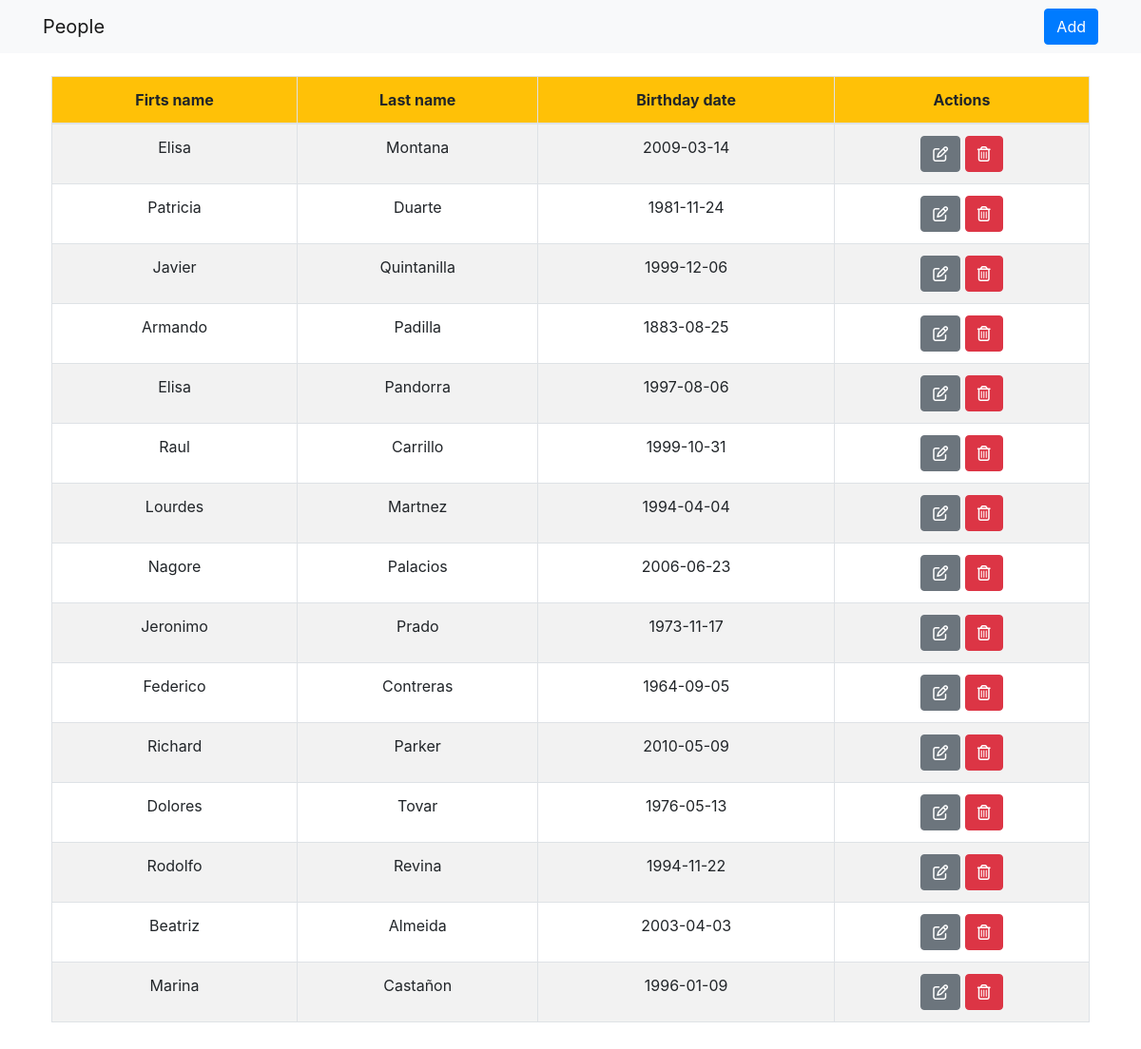
The page / on the database its author committed.
### tables this page shows
CREATE TABLE `information` (
  `id` int NOT NULL,
  `firstname` varchar(30) NOT NULL,
  `lastname` varchar(30) NOT NULL,
  `birthdaydate` date NOT NULL,
  `created_at` timestamp NOT NULL DEFAULT CURRENT_TIMESTAMP,
  `updated_at` timestamp NOT NULL DEFAULT CURRENT_TIMESTAMP
);

### index.php (the view, shortened to what this page needs)
<!DOCTYPE html>
<html lang="en">
<head>
    <link rel="stylesheet" href="https://stackpath.bootstrapcdn.com/bootstrap/4.3.1/css/bootstrap.min.css">
</head>
<body>
    <nav class="navbar navbar-expand-lg navbar-light bg-light position-sticky fixed-top">
        <div class="container">
            <a href="index.php" class="navbar-brand">People</a>
            <button type="button" class="btn btn-primary" data-toggle="modal" data-target="#exampleModal" data-whatever="@mdo">Add</button>
        </div>
    </nav>
    <?php include("database.php") ?>
    <div class="container p-4">
        <div class="row">
            <div class="col-md-12">
                <table class="table table-bordered table-striped text-center">
                    <thead class="bg-warning">
                        <tr>
                            <th>Firts name</th>
                            <th>Last name</th>
                            <th>Birthday date</th>
                            <th>Actions</th>
                        </tr>
                    </thead>
                    <tbody>
                        <?php
                        $query = "SELECT * FROM information";
                        $result = mysqli_query($conn, $query);
                        while ($row = mysqli_fetch_array($result)) { ?>
                            <tr>
                                <td><?php echo $row['firstname']; ?></td>
                                <td><?php echo $row['lastname']; ?></td>
                                <td><?php echo $row['birthdaydate']; ?></td>
                                <td>
                                    <a href="#update<?php echo $row['id']; ?>" class="btn btn-secondary" data-toggle="modal">
                                        <i class="far fa-edit"></i>
                                    </a>
                                    <a href="#delete<?php echo $row['id'] ?>" class="btn btn-danger" data-toggle="modal">
                                        <i class="far fa-trash-alt"></i>
                                    </a>
                                </td>
                            </tr>
                        <?php } ?>
                    </tbody>
                </table>
            </div>
        </div>
    </div>
</body>
</html>

### rows shown on the page
information: firstname "Elisa", lastname "Montana", birthdaydate "2009-03-14"
information: firstname "Patricia", lastname "Duarte", birthdaydate "1981-11-24"
information: firstname "Javier", lastname "Quintanilla", birthdaydate "1999-12-06"
information: firstname "Armando", lastname "Padilla", birthdaydate "1883-08-25"
information: firstname "Elisa", lastname "Pandorra", birthdaydate "1997-08-06"
information: firstname "Raul", lastname "Carrillo", birthdaydate "1999-10-31"
information: firstname "Lourdes", lastname "Martnez", birthdaydate "1994-04-04"
information: firstname "Nagore", lastname "Palacios", birthdaydate "2006-06-23"
information: firstname "Jeronimo", lastname "Prado", birthdaydate "1973-11-17"
information: firstname "Federico", lastname "Contreras", birthdaydate "1964-09-05"
information: firstname "Richard", lastname "Parker", birthdaydate "2010-05-09"
information: firstname "Dolores", lastname "Tovar", birthdaydate "1976-05-13"
information: firstname "Rodolfo", lastname "Revina", birthdaydate "1994-11-22"
information: firstname "Beatriz", lastname "Almeida", birthdaydate "2003-04-03"
information: firstname "Marina", lastname "Castañon", birthdaydate "1996-01-09"
